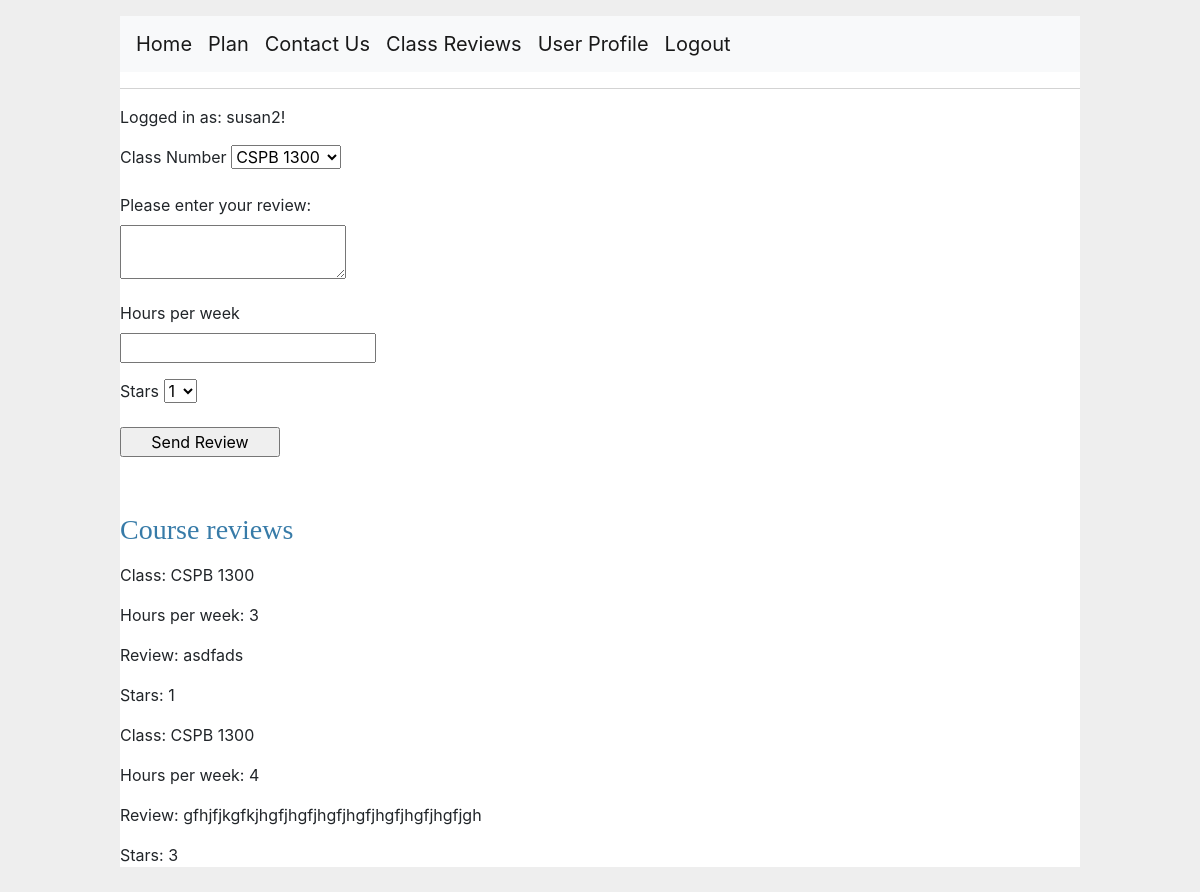
The app's page /reviews (signed in) with its own data.
### app/models.py (models this page shows, shortened)
class User(UserMixin, db.Model):
    id = db.Column(db.Integer, primary_key=True)
    username = db.Column(db.String(64), index=True, unique=True)
    email = db.Column(db.String(120), index=True, unique=True)
    password_hash = db.Column(db.String(128))
    def return_id(self):
        return self.id

class Review(db.Model):
    id = db.Column(db.Integer, primary_key=True)
    classname = db.Column(db.String(40))
    hoursperweek = db.Column(db.Integer)
    review = db.Column(db.String(200))
    stars = db.Column(db.Integer)
    timestamp = db.Column(db.DateTime, index=True, default=datetime.utcnow)
    user_id = db.Column(db.Integer, db.ForeignKey('user.id'))

### app/routes.py (the view)
@app.route('/reviews', methods=['GET', 'POST'])
@login_required
def reviews():
    user_id = -1
    if current_user.is_authenticated:
        user = current_user.username
        user_object = User.query.filter_by(username=user).first()
        user_id = user_object.return_id()
    form = ReviewForm()
    reviews_all = Review.query.all()
    reviews_list = []
    for review in reviews_all:
        review = {
            "Class": review.classname,
            "Hours per week": review.hoursperweek,
            "Review": review.review,
            "Stars":review.stars
           }
        reviews_list.append(review)
    if form.validate_on_submit():
        ts = datetime.datetime.utcnow()
        review = Review(classname=form.classname.data, hoursperweek=form.hoursPerWeek.data, review=form.review.data, stars=form.stars.data, timestamp=ts, user_id=user_id)
        db.session.add(review)
        db.session.commit()
        return redirect(url_for('reviews'))
    else:
        return render_template('reviews.html', reviews=reviews_list, form=form)

### app/forms.py
class ReviewForm(FlaskForm):
    classname = SelectField(
        'Class Number',
        [DataRequired()],
        choices=[
            ('CSPB 1300', 'CSPB 1300'),
            ('CSPB 2824', 'CSPB 2824'),
            ('CSPB 2270', 'CSPB 2270'),
            ('CSPB 3104', 'CSPB 3104'),
            ('CSPB 2400', 'CSPB 2400'),
            ('CSPB 3308', 'CSPB 3308'),
            ('CSPB 3155', 'CSPB 3155'),
            ('CSPB 3702', 'CSPB 3702'),
            ('CSPB 3022', "CSPB 3022"),
            ('CSPB 4122', "CSPB 4122"),
            ('CSPB 4502', "CSPB 4502"),
            ('CSPB 2820', "CSPB 2820"),
            ('CSPB 3403', "CSPB 3403")
        ]
    )
    review = TextAreaField('Please enter your review:', validators=[DataRequired()])
    hoursPerWeek = IntegerField('Hours per week', validators=[DataRequired(), NumberRange(min=0, message='Must enter a number greater than 0')])
    stars = SelectField(choices=[('1', '1'), ('2', '2'), ('3', '3'), ('4', '4')])
    submit = SubmitField('Send Review')

### app/models.py (called while the page is built)
@login.user_loader
def load_user(id):
    return User.query.get(int(id))

### app/templates/reviews.html (shortened to what this page needs)
{% extends "base.html" %}
{% block body %}
    <form action="" method="post">
        <p>
            {{ form.classname.label }}
            {{ form.classname }}
        </p>
        <p>
            {{ form.review.label }}<br>
            {{ form.review(size=32) }}<br>
        </p>
        <p>
            {{ form.hoursPerWeek.label }}<br>
            {{ form.hoursPerWeek(size=32) }}<br>
        </p>
        <p>
            {{ form.stars.label }}
            {{ form.stars }}
        </p>
        <p>{{ form.submit() }}</p>
    </form>
    <br>
    <h3>Course reviews</h3>
    <div>
    {% for dict_item in reviews %}
    {% for key, value in dict_item.items() %}
      <p>{{key}}: {{value}}</p>
    {% endfor %}
    {% endfor %}
    </div>
{% endblock %}

### app/templates/base.html (shortened to what this page needs)
<!doctype html>
<html lang="en">
  <head>
    <link rel="stylesheet" href="https://cdn.jsdelivr.net/npm/bootstrap@4.0.0/dist/css/bootstrap.min.css">
    <link rel="stylesheet" href="{{ url_for('static', filename='style.css') }}">
  </head>
  <body>
    <nav class="navbar navbar-expand-lg navbar-light bg-light">
      <a class="navbar-brand" href="{{ url_for('index') }}">Home</a>
      <a class="navbar-brand" href="{{ url_for('plan') }}">Plan</a>
      <a class="navbar-brand" href="{{ url_for('contact') }}">Contact Us</a>
      <a class="navbar-brand" href="{{ url_for('reviews') }}">Class Reviews</a>
      {% if current_user.is_anonymous %}
      <a class="navbar-brand" href="{{ url_for('login') }}">Login</a>
      {% else %}
      <a class="navbar-brand" href="{{ url_for('user', username=current_user.username) }}">User Profile</a>
      <a class="navbar-brand" href="{{ url_for('logout') }}">Logout</a>
      {% endif %}
    </nav>
    <hr>
      {% if current_user.is_anonymous %}
      <p>New User? <a href="{{ url_for('register') }}">Click to Register!</a></p>
      {% else %}
      <p>Logged in as: {{ current_user.username }}!</p>
      {% endif %}
    {% block body %}{% endblock %}
  </body>
</html>

### app/static/style.css (style rules this page uses)
html { font-family: sans-serif; background: #eee; padding: 1rem; }
body { max-width: 960px; margin: 0 auto; background: white; }
h1, h2, h3, h4, h5, h6 { font-family: serif; color: #377ba8; margin: 1rem 0; }
a { color: #377ba8; }
hr { border: none; border-top: 1px solid lightgray; }
nav { background: lightgray; display: flex; align-items: center; padding: 0 0.5rem; }
input[type=submit] { align-self: start; min-width: 10em; }

### records on screen
User: username "susan2"
Review: key "Class", classname "CSPB 1300", dict_item "Hours per week" "Stars", dict_item "3" "1", key "Review", review "asdfads"
Review: key "Class", classname "CSPB 1300", dict_item "Hours per week" "Stars", dict_item "4" "3", key "Review", review "gfhjfjkgfkjhgfjhgfjhgfjhgfjhgfjhgfjhgfjgh"
